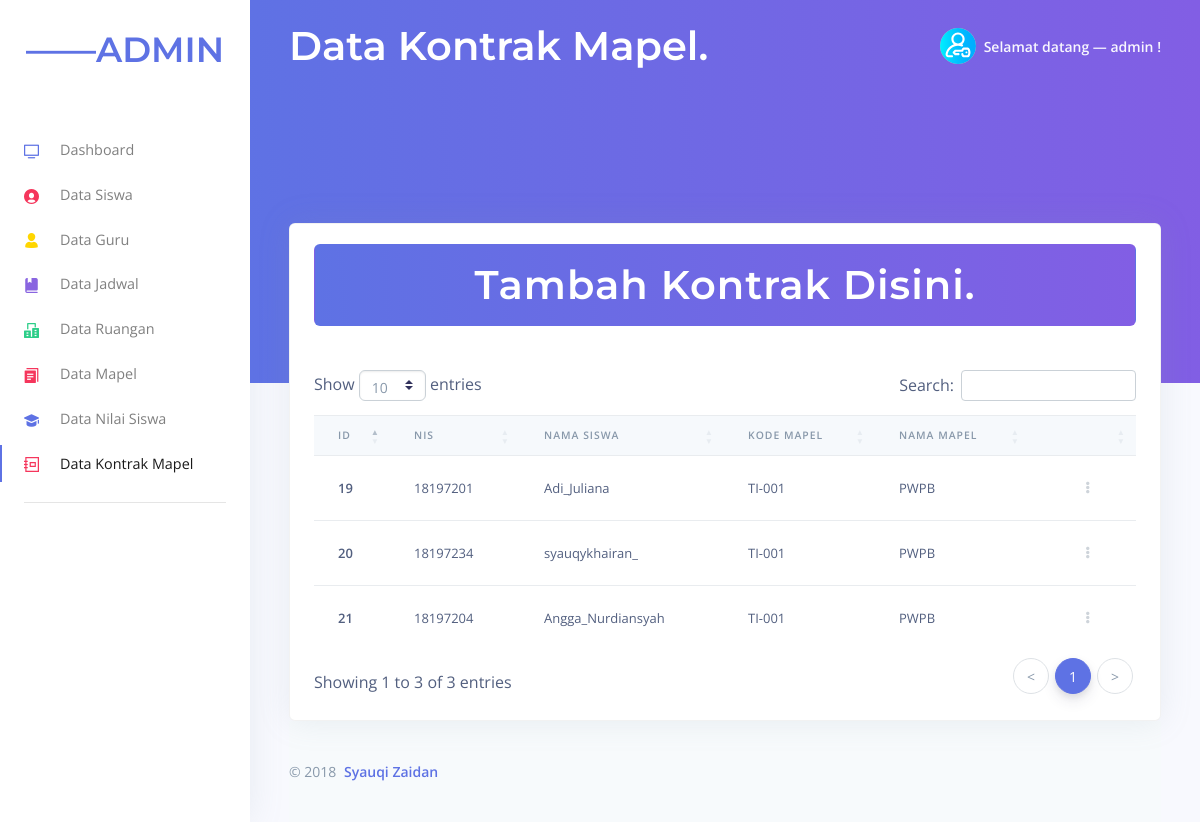
The app's page /admin/example/datakontrak.php (signed in) with its own data.
### tables this page shows
CREATE TABLE `kontrak` (
  `id` int(50) NOT NULL,
  `nis` varchar(255) NOT NULL,
  `nama_siswa` varchar(255) NOT NULL,
  `kode_mapel` varchar(255) NOT NULL,
  `nama_mapel` varchar(255) NOT NULL
);

### admin/example/datakontrak.php (the view, shortened to what this page needs)
<!DOCTYPE html>
<html lang="en">
<head>
  <link href="../assets/js/plugins/nucleo/css/nucleo.css" rel="stylesheet" />
  <link href="../assets/js/plugins/@fortawesome/fontawesome-free/css/all.min.css" rel="stylesheet" />
  <link rel="stylesheet" href="https://cdn.datatables.net/1.10.20/css/dataTables.bootstrap4.min.css">
  <link href="../assets/css/argon-dashboard.css?v=1.1.0" rel="stylesheet" />
</head>
<body class="">
  <nav class="navbar navbar-vertical fixed-left navbar-expand-md navbar-light bg-white" id="sidenav-main">
    <div class="container-fluid">
      <a class="navbar-brand pt-1 pb-0" href="../index.php">
      <p class="text-primary text-uppercase font-weight-bold" style="font-family:montserrat,sans-serif !important; font-size:35px;">&mdash;&mdash;ADMIN</p>
      </a>
      <div class="collapse navbar-collapse" id="sidenav-collapse-main">
        <ul class="navbar-nav">
          <li class="nav-item  class=" active" ">
          <a class=" nav-link  " href=" ../index.php"> <i class="ni ni-tv-2 text-primary"></i> Dashboard
            </a>
          </li>
          <li class="nav-item">
            <a class="nav-link  " href="data.php">
              <i class="ni ni-circle-08 text-red"></i> Data Siswa
            </a>
          </li>
          <li class="nav-item">
            <a class="nav-link  " href="dataguru.php">
              <i class="ni ni-single-02 text-yellow"></i> Data Guru
            </a>
          </li>
          <li class="nav-item">
            <a class="nav-link " href="datajadwal.php">
              <i class="ni ni-book-bookmark text-purple"></i> Data Jadwal
            </a>
          </li>
          <li class="nav-item">
            <a class="nav-link " href="dataruangan.php">
              <i class="ni ni-building text-green"></i> Data Ruangan
            </a>
          </li>
          <li class="nav-item">
            <a class="nav-link " href="datamapel.php">
              <i class="ni ni-single-copy-04 text-red"></i> Data Mapel
            </a>
          </li>
          <li class="nav-item">
            <a class="nav-link " href="datanilai.php">
              <i class="ni ni-hat-3 text-blue"></i> Data Nilai Siswa
            </a>
          </li>
          <li class="nav-item">
            <a class="nav-link active" href="datakontrak.php">
              <i class="ni ni-collection text-red"></i> Data Kontrak Mapel
            </a>
          </li>
        </ul>
        <hr class="my-3">
    </div>
  </nav>
  <div class="main-content">
    <nav class="navbar navbar-top navbar-expand-md navbar-dark" id="navbar-main">
      <div class="container-fluid">
        <a class="h1 mb-0 text text-white text-capitalize d-none d-lg-inline-block" href="./index.php" style="font-family:montserrat,sans serif !important; font-size:40px;">Data Kontrak Mapel.</a>
        <ul class="navbar-nav align-items-center d-none d-md-flex">
          <li class="nav-item dropdown">
            <a class="nav-link pr-0" href="#" role="button" data-toggle="dropdown" aria-haspopup="true" aria-expanded="false">
              <div class="media align-items-center">
                <span class="avatar avatar-sm rounded-circle">
                  <img alt="Image placeholder" src="../assets/img/theme/team-1-800x800.svg">
                </span>
                <div class="media-body ml-2 d-none d-lg-block">
                  <span class="mb-0 text-sm  font-weight-bold">Selamat datang &mdash; <?=$_SESSION['username'];?> !</span>
                </div>
              </div>
            </a>
          </li>
        </ul>
      </div>
    </nav>
    <div class="header bg-gradient-primary pb-8 pt-5 pt-md-8">
      <div class="container-fluid">
        <div class="header-body">
        </div>
      </div>
    </div>
    <div class="container-fluid mt--9">
      <div class="row">
        <div class="col">
          <div class="card shadow">
            <div class="card-header border-0">
            <a data-toggle="modal" data-target="#exampleModalCenter"><h1 class="mb-0 btn btn-block bg-gradient-blue text-white"style="font-family:montserrat; font-size:40px;">Tambah Kontrak Disini.</h1></a>
            </div>
            <div class="table-responsive p-4">
              <table id="example" class="table align-items-center table-flush">
                <thead class="thead-light">
                  <tr>
                    <th scope="col">ID</th>
                    <th scope="col">NIS</th>
                    <th scope="col">Nama Siswa</th>
                    <th scope="col">Kode Mapel</th>
                    <th scope="col">Nama Mapel</th>
                    <th scope="col"></th>
                  </tr>
                </thead>
                <tbody>
                <?php
		include 'koneksi.php';
		$data = mysqli_query($koneksi,"select * from kontrak");
		while($d = mysqli_fetch_array($data)){
			?>
                  <tr>
                    <th scope="row">
                    <?php echo $d['id']; ?>
                    </th>
                    <td>
                    <?php echo $d['nis']; ?>
                    </td>
                    <td>
                    <?php echo $d['nama_siswa']; ?>
                    </td>
                    <td>
                    <?php echo $d['kode_mapel']; ?>
                    </td>
                    <td>
                    <?php echo $d['nama_mapel']; ?>
                    </td>
                    <td class="text-right">
                      <div class="dropdown">
                        <a class="btn btn-sm btn-icon-only text-light" href="#" role="button" data-toggle="dropdown" aria-haspopup="true" aria-expanded="false">
                          <i class="fas fa-ellipsis-v"></i>
                        </a>
                      </div>
                    </td>
                  </tr>
                  <?php
		}
		?>
                </tbody>
              </table>
            </div>
          </div>
        </div>
      </div>
      <footer class="footer">
        <div class="row align-items-center justify-content-xl-between">
          <div class="col-xl-6">
            <div class="copyright text-center text-xl-left text-muted">
              &copy; 2018 <a href="https://syauqizaidan.github.io" class="font-weight-bold ml-1" target="_blank">Syauqi Zaidan</a>
            </div>
          </div>
          <div class="col-xl-6">
          </div>
        </div>
      </footer>
    </div>
  </div>
</body>
</html>

### records on screen
kontrak: id "19", nis "18197201", nama_siswa "Adi_Juliana", kode_mapel "TI-001", nama_mapel "PWPB"
kontrak: id "20", nis "18197234", nama_siswa "syauqykhairan_", kode_mapel "TI-001", nama_mapel "PWPB"
kontrak: id "21", nis "18197204", nama_siswa "Angga_Nurdiansyah", kode_mapel "TI-001", nama_mapel "PWPB"

### other values on screen
$_SESSION['username'] "admin"
